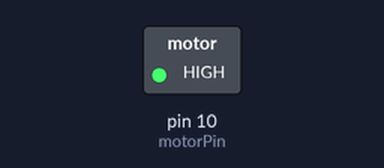
Bench run of a sketch on a simulated Arduino Uno, built with avr-gcc and run on an emulated ATmega328P. Parts: switched loads named in the sketch (green lamp = pin HIGH). Dashed ring = blinking.

Above: at 0.5 s.
Timing chart, 0 to 4.6 s (numbered marks = the images above):
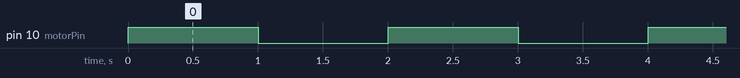

Measured:
- by itself, pin 10 (motorPin): alternates HIGH for 1.0 s and LOW for 1.0 s

The sketch:

motor_test.ino
```cpp
#include <avr/interrupt.h>
#include <avr/io.h>

#define MOTOR_SPEED 110/2
int motorPin = 10;

void setup() {
  // put your setup code here, to run once:
  Serial.begin(9600);

  pinMode(motorPin, OUTPUT);

  digitalWrite(motorPin, LOW);
}

void loop() {
  // put your main code here, to run repeatedly:
  digitalWrite(motorPin, HIGH);
  delay(1000);
  digitalWrite(motorPin, LOW);
  delay(1000);

}
```
